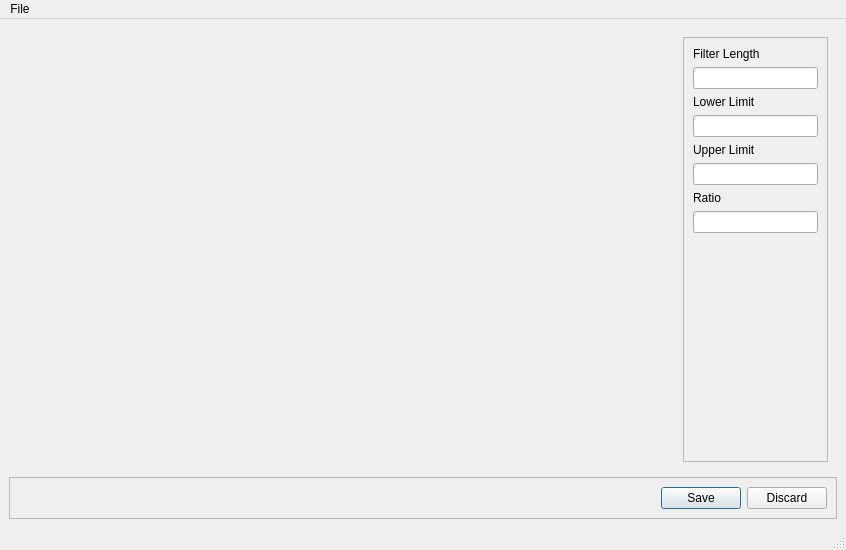
<?xml version="1.0" encoding="UTF-8"?>
<ui version="4.0">
 <class>MainWindow</class>
 <widget class="QMainWindow" name="MainWindow">
  <property name="geometry">
   <rect>
    <x>0</x>
    <y>0</y>
    <width>846</width>
    <height>550</height>
   </rect>
  </property>
  <property name="windowTitle">
   <string>OkrHistogram</string>
  </property>
  <widget class="QWidget" name="centralwidget">
   <layout class="QVBoxLayout" name="verticalLayout_2">
    <item>
     <widget class="QFrame" name="frame">
      <property name="frameShape">
       <enum>QFrame::NoFrame</enum>
      </property>
      <property name="frameShadow">
       <enum>QFrame::Raised</enum>
      </property>
      <layout class="QHBoxLayout" name="horizontalLayout" stretch="1,0">
       <item>
        <widget class="QFrame" name="frame_4">
         <property name="frameShape">
          <enum>QFrame::NoFrame</enum>
         </property>
         <property name="frameShadow">
          <enum>QFrame::Raised</enum>
         </property>
         <layout class="QVBoxLayout" name="verticalLayout_3">
          <item>
           <widget class="QwtPlot" name="qwtPlot"/>
          </item>
         </layout>
        </widget>
       </item>
       <item>
        <widget class="QFrame" name="frame_3">
         <property name="frameShape">
          <enum>QFrame::StyledPanel</enum>
         </property>
         <property name="frameShadow">
          <enum>QFrame::Raised</enum>
         </property>
         <layout class="QVBoxLayout" name="verticalLayout">
          <item>
           <widget class="QLabel" name="label_4">
            <property name="text">
             <string>Filter Length</string>
            </property>
           </widget>
          </item>
          <item>
           <widget class="QLineEdit" name="lineEdit_filterLength">
            <property name="readOnly">
             <bool>true</bool>
            </property>
           </widget>
          </item>
          <item>
           <widget class="QLabel" name="label">
            <property name="text">
             <string>Lower Limit</string>
            </property>
           </widget>
          </item>
          <item>
           <widget class="QLineEdit" name="lineEdit_lower_limit">
            <property name="readOnly">
             <bool>true</bool>
            </property>
           </widget>
          </item>
          <item>
           <widget class="QLabel" name="label_2">
            <property name="text">
             <string>Upper Limit</string>
            </property>
           </widget>
          </item>
          <item>
           <widget class="QLineEdit" name="lineEdit_upper_limit">
            <property name="readOnly">
             <bool>true</bool>
            </property>
           </widget>
          </item>
          <item>
           <widget class="QLabel" name="label_3">
            <property name="font">
             <font>
              <weight>50</weight>
              <bold>false</bold>
             </font>
            </property>
            <property name="text">
             <string>Ratio</string>
            </property>
           </widget>
          </item>
          <item>
           <widget class="QLineEdit" name="lineEdit_ratio">
            <property name="font">
             <font>
              <weight>75</weight>
              <bold>true</bold>
             </font>
            </property>
            <property name="readOnly">
             <bool>true</bool>
            </property>
           </widget>
          </item>
          <item>
           <spacer name="verticalSpacer">
            <property name="orientation">
             <enum>Qt::Vertical</enum>
            </property>
            <property name="sizeHint" stdset="0">
             <size>
              <width>20</width>
              <height>40</height>
             </size>
            </property>
           </spacer>
          </item>
         </layout>
        </widget>
       </item>
      </layout>
     </widget>
    </item>
    <item>
     <widget class="QFrame" name="frame_2">
      <property name="frameShape">
       <enum>QFrame::StyledPanel</enum>
      </property>
      <property name="frameShadow">
       <enum>QFrame::Raised</enum>
      </property>
      <layout class="QHBoxLayout" name="horizontalLayout_2">
       <item>
        <widget class="QDialogButtonBox" name="buttonBox">
         <property name="standardButtons">
          <set>QDialogButtonBox::Discard|QDialogButtonBox::Save</set>
         </property>
        </widget>
       </item>
      </layout>
     </widget>
    </item>
   </layout>
  </widget>
  <widget class="QMenuBar" name="menubar">
   <property name="geometry">
    <rect>
     <x>0</x>
     <y>0</y>
     <width>846</width>
     <height>19</height>
    </rect>
   </property>
   <widget class="QMenu" name="menuFile">
    <property name="title">
     <string>File</string>
    </property>
    <addaction name="actionQuit"/>
   </widget>
   <addaction name="menuFile"/>
  </widget>
  <widget class="QStatusBar" name="statusbar"/>
  <action name="actionQuit">
   <property name="text">
    <string>Quit</string>
   </property>
   <property name="shortcut">
    <string>Ctrl+Q</string>
   </property>
   <property name="menuRole">
    <enum>QAction::QuitRole</enum>
   </property>
  </action>
 </widget>
 <customwidgets>
  <customwidget>
   <class>QwtPlot</class>
   <extends>QFrame</extends>
   <header>qwt_plot.h</header>
   <container>1</container>
  </customwidget>
 </customwidgets>
 <resources/>
 <connections>
  <connection>
   <sender>actionQuit</sender>
   <signal>triggered()</signal>
   <receiver>MainWindow</receiver>
   <slot>close()</slot>
   <hints>
    <hint type="sourcelabel">
     <x>-1</x>
     <y>-1</y>
    </hint>
    <hint type="destinationlabel">
     <x>422</x>
     <y>274</y>
    </hint>
   </hints>
  </connection>
 </connections>
</ui>
